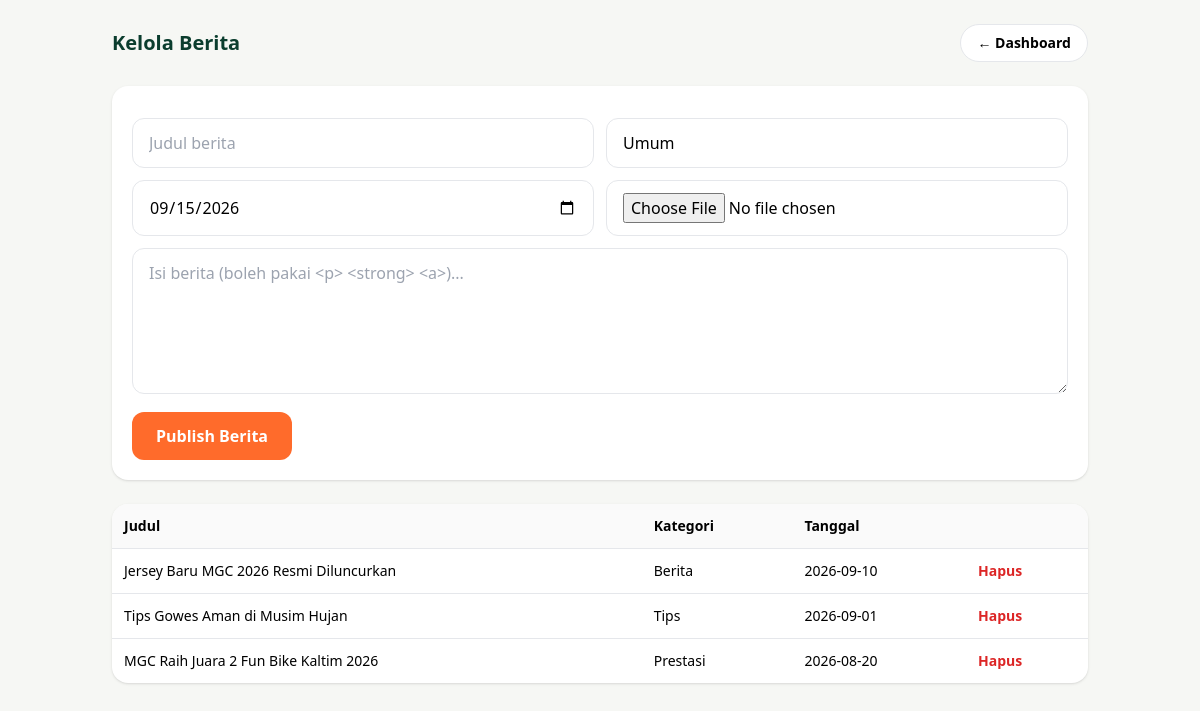
/admin/berita.php (signed in), run on the app's committed database.
### tables this page shows
CREATE TABLE IF NOT EXISTS berita (
  id INT AUTO_INCREMENT PRIMARY KEY,
  judul VARCHAR(200) NOT NULL,
  slug VARCHAR(220) NOT NULL UNIQUE,
  kategori VARCHAR(80) NOT NULL DEFAULT 'Umum',
  isi TEXT NOT NULL,
  thumbnail VARCHAR(255) DEFAULT NULL,
  tanggal_publish DATE NOT NULL,
  admin_id INT DEFAULT NULL,
  created_at TIMESTAMP DEFAULT CURRENT_TIMESTAMP,
  updated_at TIMESTAMP DEFAULT CURRENT_TIMESTAMP ON UPDATE CURRENT_TIMESTAMP,
  INDEX idx_publish (tanggal_publish),
  FOREIGN KEY (admin_id) REFERENCES admin(id) ON DELETE SET NULL
);

### includes/functions.php (called while the page is built, shortened)
<?php
function e($s){ return htmlspecialchars($s??'',ENT_QUOTES,'UTF-8'); }

### admin/berita.php (the view, shortened to what this page needs)
<?php require_once __DIR__.'/../includes/config.php'; require_once __DIR__.'/../includes/functions.php'; require_login();
$rows=[]; if($pdo) try{ $rows=$pdo->query("SELECT * FROM berita ORDER BY tanggal_publish DESC")->fetchAll(); }catch(Throwable $e){}
?>
<!doctype html><html lang="id"><head><script src="https://cdn.tailwindcss.com"></script></head><body class="bg-[#F6F7F4] min-h-screen">
<div class="max-w-5xl mx-auto p-4 md:p-6 space-y-6">
<div class="flex items-center justify-between"><h1 class="text-xl font-extrabold text-[#0B3D2E]">Kelola Berita</h1><a href="<?=BASE_URL?>/admin/dashboard.php" class="px-4 py-2 rounded-full bg-white border text-sm font-bold">← Dashboard</a></div>
<form method="post" enctype="multipart/form-data" class="bg-white rounded-2xl p-5 shadow space-y-3">
<div class="grid md:grid-cols-2 gap-3">
<input name="judul" required placeholder="Judul berita" class="px-4 py-3 rounded-xl border">
<input name="kategori" placeholder="Kategori (Umum/Prestasi/Tips)" class="px-4 py-3 rounded-xl border" value="Umum">
<input name="tanggal_publish" type="date" required value="<?=date('Y-m-d')?>" class="px-4 py-3 rounded-xl border">
<input name="thumb" type="file" accept="image/*" class="px-4 py-3 rounded-xl border bg-white">
</div>
<textarea name="isi" rows="5" placeholder="Isi berita (boleh pakai <p> <strong> <a>)..." class="w-full px-4 py-3 rounded-xl border"></textarea>
<button class="px-6 py-3 rounded-xl bg-[#FF6B2B] text-white font-bold">Publish Berita</button>
</form>
<div class="bg-white rounded-2xl shadow overflow-hidden">
<table class="w-full text-sm"><tr class="bg-zinc-50 text-left"><th class="p-3">Judul</th><th class="p-3">Kategori</th><th class="p-3">Tanggal</th><th class="p-3"></th></tr>
<?php foreach($rows as $r): ?><tr class="border-t"><td class="p-3 font-medium"><?=e($r['judul'])?></td><td class="p-3"><?=e($r['kategori'])?></td><td class="p-3"><?=e($r['tanggal_publish'])?></td><td class="p-3"><form method="post" onsubmit="return confirm('Hapus?')"><button class="text-red-600 font-bold">Hapus</button></form></td></tr><?php endforeach; ?>
</table>
</div>
</div></body></html>

### data on the page
berita: judul "Jersey Baru MGC 2026 Resmi Diluncurkan", kategori "Berita", tanggal_publish "2026-09-10"
berita: judul "Tips Gowes Aman di Musim Hujan", kategori "Tips", tanggal_publish "2026-09-01"
berita: judul "MGC Raih Juara 2 Fun Bike Kaltim 2026", kategori "Prestasi", tanggal_publish "2026-08-20"
